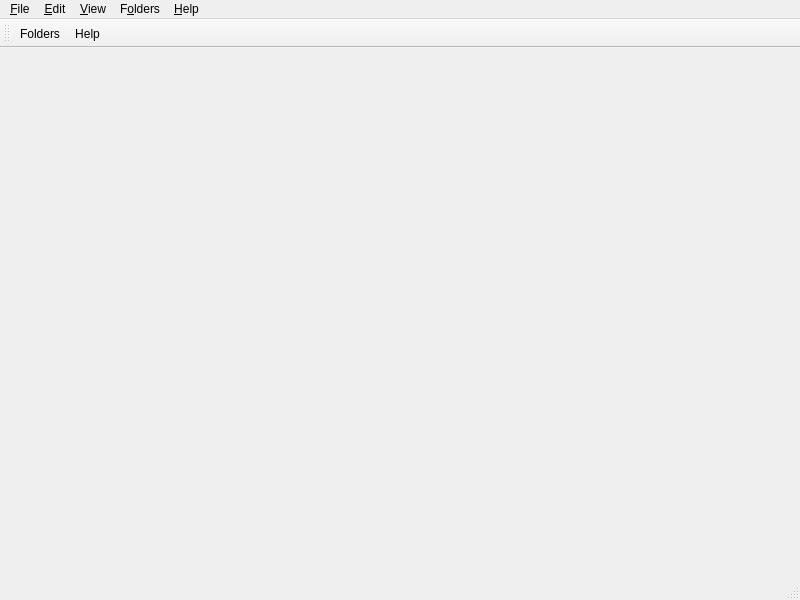
<?xml version="1.0" encoding="UTF-8"?>
<ui version="4.0">
 <class>MainWindow</class>
 <widget class="QMainWindow" name="MainWindow">
  <property name="geometry">
   <rect>
    <x>0</x>
    <y>0</y>
    <width>800</width>
    <height>600</height>
   </rect>
  </property>
  <widget class="QWidget" name="centralWidget">
   <layout class="QHBoxLayout" name="horizontalLayout">
    <property name="spacing">
     <number>0</number>
    </property>
    <property name="leftMargin">
     <number>0</number>
    </property>
    <property name="topMargin">
     <number>0</number>
    </property>
    <property name="rightMargin">
     <number>0</number>
    </property>
    <property name="bottomMargin">
     <number>0</number>
    </property>
   </layout>
  </widget>
  <widget class="QStatusBar" name="statusBar"/>
  <widget class="QToolBar" name="mainToolBar">
   <property name="windowTitle">
    <string>Main Toolbar</string>
   </property>
   <property name="allowedAreas">
    <set>Qt::ToolBarArea::BottomToolBarArea|Qt::ToolBarArea::TopToolBarArea</set>
   </property>
   <property name="toolButtonStyle">
    <enum>Qt::ToolButtonStyle::ToolButtonTextBesideIcon</enum>
   </property>
   <property name="floatable">
    <bool>false</bool>
   </property>
   <attribute name="toolBarArea">
    <enum>TopToolBarArea</enum>
   </attribute>
   <attribute name="toolBarBreak">
    <bool>false</bool>
   </attribute>
   <addaction name="actionFoldersButton"/>
   <addaction name="actionHelpButton"/>
  </widget>
  <widget class="QMenuBar" name="menuBar">
   <property name="geometry">
    <rect>
     <x>0</x>
     <y>0</y>
     <width>800</width>
     <height>30</height>
    </rect>
   </property>
   <widget class="QMenu" name="fileMenu">
    <property name="title">
     <string>&amp;File</string>
    </property>
    <property name="toolTipsVisible">
     <bool>true</bool>
    </property>
    <addaction name="actionCloseWindow"/>
   </widget>
   <widget class="QMenu" name="editMenu">
    <property name="title">
     <string>&amp;Edit</string>
    </property>
    <property name="toolTipsVisible">
     <bool>true</bool>
    </property>
   </widget>
   <widget class="QMenu" name="viewMenu">
    <property name="title">
     <string>&amp;View</string>
    </property>
    <property name="toolTipsVisible">
     <bool>true</bool>
    </property>
    <addaction name="actionToggleStatusBar"/>
    <addaction name="actionLockToolbars"/>
   </widget>
   <widget class="QMenu" name="foldersMenu">
    <property name="title">
     <string>F&amp;olders</string>
    </property>
    <property name="toolTipsVisible">
     <bool>true</bool>
    </property>
    <addaction name="actionViewLauncherRootFolder"/>
   </widget>
   <widget class="QMenu" name="helpMenu">
    <property name="title">
     <string>&amp;Help</string>
    </property>
    <property name="toolTipsVisible">
     <bool>true</bool>
    </property>
    <addaction name="actionReportBug"/>
    <addaction name="actionAddToPATH"/>
    <addaction name="separator"/>
    <addaction name="actionMATRIX"/>
    <addaction name="actionDISCORD"/>
    <addaction name="actionREDDIT"/>
    <addaction name="separator"/>
    <addaction name="actionOpenWiki"/>
    <addaction name="actionAbout"/>
   </widget>
   <addaction name="fileMenu"/>
   <addaction name="editMenu"/>
   <addaction name="viewMenu"/>
   <addaction name="foldersMenu"/>
   <addaction name="helpMenu"/>
  </widget>
  <action name="actionToggleStatusBar">
   <property name="checkable">
    <bool>true</bool>
   </property>
   <property name="text">
    <string>Status Bar</string>
   </property>
  </action>
  <action name="actionLockToolbars">
   <property name="checkable">
    <bool>true</bool>
   </property>
   <property name="text">
    <string>Lock Toolbars</string>
   </property>
  </action>
  <action name="actionCloseWindow">
   <property name="icon">
    <iconset theme="status-bad"/>
   </property>
   <property name="text">
    <string>Close &amp;Window</string>
   </property>
   <property name="toolTip">
    <string>Close the current window</string>
   </property>
   <property name="menuRole">
    <enum>QAction::MenuRole::QuitRole</enum>
   </property>
  </action>
  <action name="actionViewLauncherRootFolder">
   <property name="icon">
    <iconset theme="viewfolder"/>
   </property>
   <property name="text">
    <string>Launcher &amp;Root</string>
   </property>
   <property name="toolTip">
    <string>Open the launcher's root folder in a file browser.</string>
   </property>
  </action>
  <action name="actionReportBug">
   <property name="icon">
    <iconset theme="bug"/>
   </property>
   <property name="text">
    <string>Report a Bug or Suggest a Feature</string>
   </property>
   <property name="toolTip">
    <string>Open the bug tracker to report a bug with %1.</string>
   </property>
  </action>
  <action name="actionDISCORD">
   <property name="icon">
    <iconset theme="discord"/>
   </property>
   <property name="text">
    <string>&amp;Discord Guild</string>
   </property>
   <property name="toolTip">
    <string>Open %1 Discord guild.</string>
   </property>
  </action>
  <action name="actionMATRIX">
   <property name="icon">
    <iconset theme="matrix"/>
   </property>
   <property name="text">
    <string>&amp;Matrix Space</string>
   </property>
   <property name="toolTip">
    <string>Open %1 Matrix space.</string>
   </property>
  </action>
  <action name="actionREDDIT">
   <property name="icon">
    <iconset theme="reddit-alien"/>
   </property>
   <property name="text">
    <string>Sub&amp;reddit</string>
   </property>
   <property name="toolTip">
    <string>Open %1 subreddit.</string>
   </property>
  </action>
  <action name="actionAbout">
   <property name="icon">
    <iconset theme="about"/>
   </property>
   <property name="text">
    <string>&amp;About %1</string>
   </property>
   <property name="toolTip">
    <string>View information about %1.</string>
   </property>
   <property name="menuRole">
    <enum>QAction::MenuRole::AboutRole</enum>
   </property>
  </action>
  <action name="actionAddToPATH">
   <property name="icon">
    <iconset theme="custom-commands"/>
   </property>
   <property name="text">
    <string>Install to &amp;PATH</string>
   </property>
   <property name="toolTip">
    <string>Install a %1 symlink to /usr/local/bin</string>
   </property>
  </action>
  <action name="actionFoldersButton">
   <property name="icon">
    <iconset theme="viewfolder"/>
   </property>
   <property name="text">
    <string>Folders</string>
   </property>
   <property name="toolTip">
    <string>Open one of the folders shared between instances.</string>
   </property>
  </action>
  <action name="actionHelpButton">
   <property name="icon">
    <iconset theme="help"/>
   </property>
   <property name="text">
    <string>Help</string>
   </property>
   <property name="toolTip">
    <string>Get help with %1 or Minecraft.</string>
   </property>
  </action>
  <action name="actionOpenWiki">
   <property name="icon">
    <iconset theme="help"/>
   </property>
   <property name="text">
    <string>%1 &amp;Help</string>
   </property>
   <property name="toolTip">
    <string>Open the %1 wiki</string>
   </property>
  </action>
 </widget>
 <resources/>
 <connections/>
</ui>
